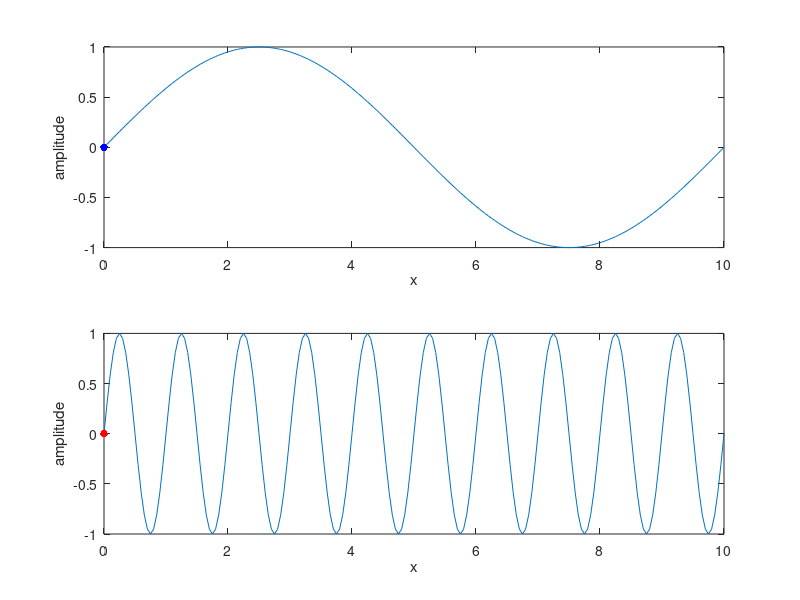

MATLAB code for this plot:
% wave speed
% v = f*\lambda
% examining wave speed as a function of lambda and f

% cd D:\science\swap\matlab_tests

% y(t,x) = ym*sin(kx-wt)


clear; close all; clc;

% time dimension
t0 = 0;
tf = 10;
t = t0:0.05:tf;

% spatial dimension
x0 = 0;
xf = 10;
x = x0:0.05:xf;

ym = 1;

% wave 1
f = 1; % frequency
w = 2*pi*f; % angular frequency
L = 10;  % wavelength
k = 2*pi/L; % wave number

% wave 2
f2 = 2; % frequency
w2 = 2*pi*f2; % angular frequency
L2 = 1;  % wavelength
k2 = 2*pi/L2; % wave number


% equation for prop. waves
for i = 1:length(t)
    for j = 1:length(x)
        y(i,j) = ym*sin(k*x(j)-w*t(i));
        y2(i,j) = ym*sin(k2*x(j)-w2*t(i));
    end
end


% oscillation speed visualization
if 1
    for i = 1:length(t)
        subplot(2,1,1)
        plot(x,y(i,:))
        hold on
        jb = 1;
        scatter(x(jb),y(i,jb),30,'b','filled') % propagating maximum
        hold off
        xlabel('x')
        ylabel('amplitude')
        subplot(2,1,2)
        plot(x,y2(i,:))
        hold on
        jr = 1;
        scatter(x(jr),y2(i,jr),30,'r','filled') % propagating maximum
        hold off
        xlabel('x')
        ylabel('amplitude')
        drawnow
        %pause(0.5)
    end
end

